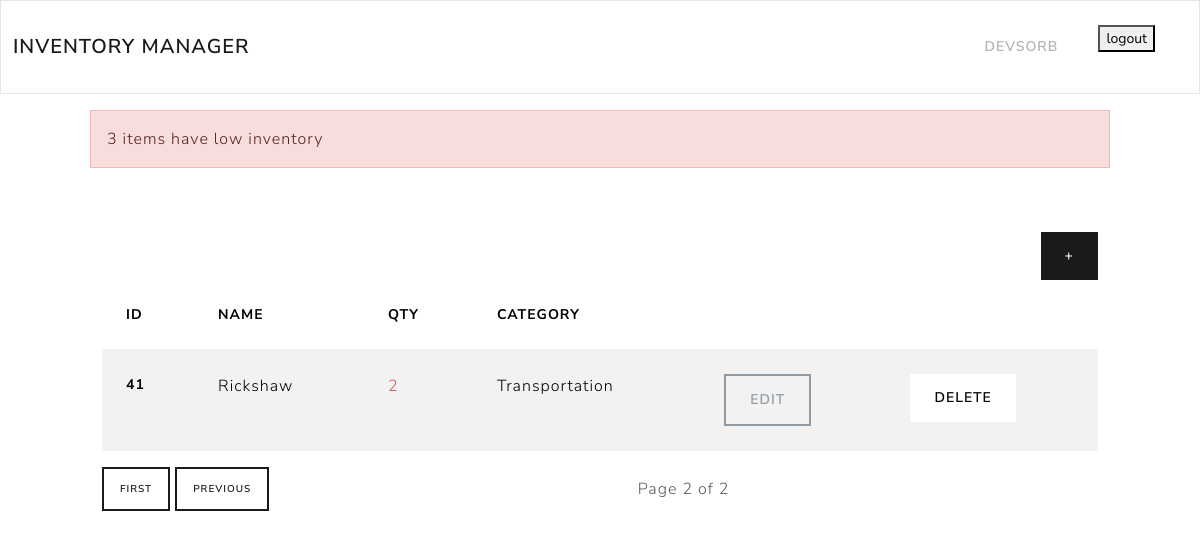
Page /dashboard/?page=2 (signed in) on the committed database.
### inventory/models.py (models this page shows, shortened)
class InventoryItem(models.Model):
    name = models.CharField(max_length=200)
    quantity = models.PositiveIntegerField()
    category = models.ForeignKey('Category', on_delete=models.SET_NULL, blank=True, null=True)
    date_created =models.DateTimeField(auto_now_add=True)
    user = models.ForeignKey('auth.User', on_delete=models.CASCADE)

class Category(models.Model):
    name = models.CharField(max_length=200)
    class Meta:
        verbose_name_plural ='categories'

### inventory/views.py (the view, shortened to what this page needs)
# urls.py: path('dashboard/', Dashboard.as_view(), name='dashboard'),
class Dashboard(LoginRequiredMixin, View):
    def get(self, request):
        items = InventoryItem.objects.filter(user=self.request.user.id).order_by("id")
        paginator = Paginator(items, 5)
        page_number = request.GET.get("page")
        page_obj = paginator.get_page(page_number)
        low_inventory = InventoryItem.objects.filter(
            user=self.request.user.id, quantity__lte=LOW_QUANTITY
        )
        if low_inventory.count() > 0:
            if low_inventory.count() > 1:
                messages.error(
                    request,
                    ngettext(
                        "%(count)d item has low inventory",
                        "%(count)d items have low inventory",
                        low_inventory.count(),
                    )
                    % {"count": low_inventory.count()},
                )
        low_inventory_ids = InventoryItem.objects.filter(
            user=self.request.user.id, quantity__lte=LOW_QUANTITY
        ).values_list("id", flat=True)
        return render(
            request,
            "inventory/dashboard.html",
            {"page_obj": page_obj, "low_inventory_ids": low_inventory_ids},
        )

### inventory/templates/inventory/dashboard.html (shortened to what this page needs)
{% extends 'inventory/base.html' %}
{% load i18n %}
{% block content %}
	{% if messages %}
		<div class="row mt-3">
			{% for message in messages %}
				{% if message.tags == 'error' %}
					<div class="col-md-10 col-12 mx-auto alert alert-danger">
						{{ message }}
					</div>
				{% else %}
					<div class="col-md-10 col-12 mx-auto alert alert-success">
						{{ message }}
					</div>
				{% endif %}
			{% endfor %}
		</div>
	{% endif %}
	<div class="row">
		<div class="col-md-10 col-12 mx-auto mt-5">
			<div class="d-flex justify-content-end">
				<a href="{% url 'add-item' %}" class="btn btn-primary">+</a>
			</div>
			<table class="table table-hover table-striped">
				<thead>
					<tr>
						<th scope="col">{% trans "ID" %}</th>
						<th scope="col">{% trans "Name" %}</th>
						<th scope="col">{% trans "Qty" %}</th>
						<th scope="col">{% trans "Category" %}</th>
						<th scope="col"></th>
						<th scope="col"></th>
					</tr>
				</thead>
				<tbody>
					{% for item in page_obj %}
					<tr>
						<th scope="row">{{ item.id }}</th>
						<td>{{ item.name }}</td>
						{% if item.id in low_inventory_ids %}
							<td class="text-danger">{{ item.quantity }}</td>
						{% else %}
							<td class="text-success">{{ item.quantity }}</td>
						{% endif %}
						<td>{{ item.category.name }}</td>
						<td><a href="{% url 'edit-item' item.id %}" class="btn btn-outline-secondary">{% trans "Edit" %}</a></td>
						<td><a href="{% url 'delete-item' item.id %}" class="btn btn-secondary">{% trans "Delete" %}</a></td>
					</tr>
					{% endfor %}
				</tbody>
			</table>
			<div class="d-flex justify-content-between align-items-center mt-3">
    <div>
        {% if page_obj.has_previous %}
            <a href="?page=1" class="btn btn-outline-primary btn-sm">{% trans "First"%}</a>
            <a href="?page={{ page_obj.previous_page_number }}" class="btn btn-outline-primary btn-sm">{% trans "Previous" %}</a>
        {% endif %}
    </div>
    <span>Page {{ page_obj.number }} of {{ page_obj.paginator.num_pages }}</span>
</div>
		</div>
{% endblock content %}

### inventory/templates/inventory/navigation.html (shortened to what this page needs)
{% load i18n %}
<nav class="navbar navbar-expand-lg bg-light">
  <div class="container-fluid">
    <a class="navbar-brand" href="{% url 'index' %}">{% trans "Inventory Manager" %}</a>
    <div class="collapse navbar-collapse justify-content-end" id="navbarNav">
      <ul class="navbar-nav">
        {% if user.is_authenticated %}
        <li class="nav-item">
          <a class="nav-link" href="#">{{ user.username }}</a>
        </li>
        <li class="nav-item">
          <form method="post" action="{% url 'logout' %}">
            <button type="submit">{% trans "logout" %}</button>
          </form>
        </li>
        {% endif %}
      </ul>
    </div>
  </div>
</nav>

### rows in the picture
InventoryItem: id "41", name "Rickshaw", quantity "2", category.name "Transportation"

### other values in the picture
{{ user.username }} "DEVSORB"
{{ message }} "3 items have low inventory"
{{ page_obj.number }} "2"
{{ page_obj.paginator.num_pages }} "2"
